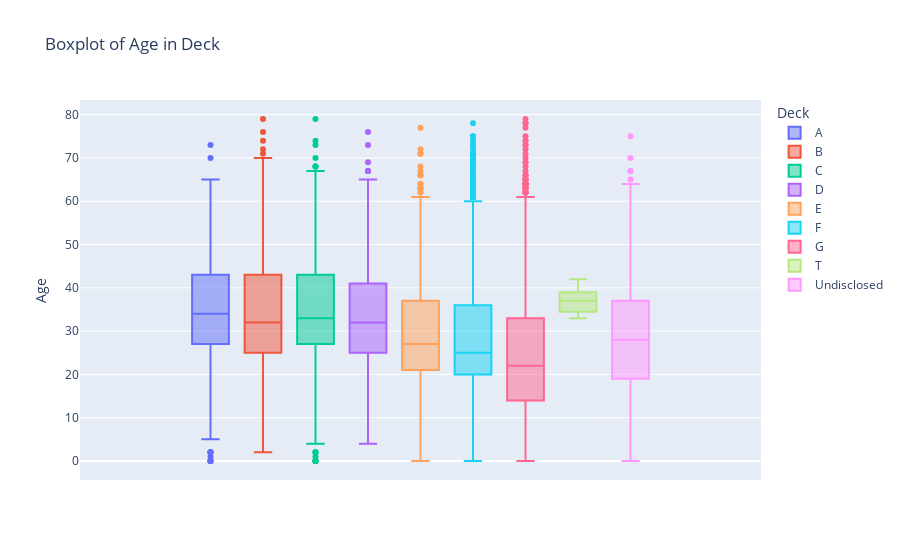

The code cell stored with this chart in its notebook:
### Code cell
viz.simple_boxplot(df_viz,'Age' ,'Deck')

### Figure 1 — Plotly figure (JSON) as saved in the notebook; plotly's stock layout.template omitted (floating-point values rounded to 4 significant figures; data arrays with more than 128 entries replaced by an {"elided": "..."} marker saying what was removed)
{"data": [{"alignmentgroup": "True", "hovertemplate": "Deck=A<br>Age=%{y}<extra></extra>", "legendgroup": "A", "marker": {"color": "#636efa"}, "name": "A", "notched": false, "offsetgroup": "A", "orientation": "v", "showlegend": true, "type": "box", "x0": " ", "xaxis": "x", "y": {"elided": "256 mixed values"}, "y0": " ", "yaxis": "y"}, {"alignmentgroup": "True", "hovertemplate": "Deck=B<br>Age=%{y}<extra></extra>", "legendgroup": "B", "marker": {"color": "#EF553B"}, "name": "B", "notched": false, "offsetgroup": "B", "orientation": "v", "showlegend": true, "type": "box", "x0": " ", "xaxis": "x", "y": {"elided": "779 mixed values"}, "y0": " ", "yaxis": "y"}, {"alignmentgroup": "True", "hovertemplate": "Deck=C<br>Age=%{y}<extra></extra>", "legendgroup": "C", "marker": {"color": "#00cc96"}, "name": "C", "notched": false, "offsetgroup": "C", "orientation": "v", "showlegend": true, "type": "box", "x0": " ", "xaxis": "x", "y": {"elided": "747 mixed values"}, "y0": " ", "yaxis": "y"}, {"alignmentgroup": "True", "hovertemplate": "Deck=D<br>Age=%{y}<extra></extra>", "legendgroup": "D", "marker": {"color": "#ab63fa"}, "name": "D", "notched": false, "offsetgroup": "D", "orientation": "v", "showlegend": true, "type": "box", "x0": " ", "xaxis": "x", "y": {"elided": "478 mixed values"}, "y0": " ", "yaxis": "y"}, {"alignmentgroup": "True", "hovertemplate": "Deck=E<br>Age=%{y}<extra></extra>", "legendgroup": "E", "marker": {"color": "#FFA15A"}, "name": "E", "notched": false, "offsetgroup": "E", "orientation": "v", "showlegend": true, "type": "box", "x0": " ", "xaxis": "x", "y": {"elided": "876 mixed values"}, "y0": " ", "yaxis": "y"}, {"alignmentgroup": "True", "hovertemplate": "Deck=F<br>Age=%{y}<extra></extra>", "legendgroup": "F", "marker": {"color": "#19d3f3"}, "name": "F", "notched": false, "offsetgroup": "F", "orientation": "v", "showlegend": true, "type": "box", "x0": " ", "xaxis": "x", "y": {"elided": "2794 mixed values"}, "y0": " ", "yaxis": "y"}, {"alignmentgroup": "True", "hovertemplate": "Deck=G<br>Age=%{y}<extra></extra>", "legendgroup": "G", "marker": {"color": "#FF6692"}, "name": "G", "notched": false, "offsetgroup": "G", "orientation": "v", "showlegend": true, "type": "box", "x0": " ", "xaxis": "x", "y": {"elided": "2559 mixed values"}, "y0": " ", "yaxis": "y"}, {"alignmentgroup": "True", "hovertemplate": "Deck=T<br>Age=%{y}<extra></extra>", "legendgroup": "T", "marker": {"color": "#B6E880"}, "name": "T", "notched": false, "offsetgroup": "T", "orientation": "v", "showlegend": true, "type": "box", "x0": " ", "xaxis": "x", "y": [33, 37, 35, 38, 42], "y0": " ", "yaxis": "y"}, {"alignmentgroup": "True", "hovertemplate": "Deck=Undisclosed<br>Age=%{y}<extra></extra>", "legendgroup": "Undisclosed", "marker": {"color": "#FF97FF"}, "name": "Undisclosed", "notched": false, "offsetgroup": "Undisclosed", "orientation": "v", "showlegend": true, "type": "box", "x0": " ", "xaxis": "x", "y": {"elided": "199 mixed values"}, "y0": " ", "yaxis": "y"}], "layout": {"boxmode": "group", "legend": {"title": {"text": "Deck"}, "tracegroupgap": 0}, "title": {"text": "Boxplot of Age in Deck"}, "xaxis": {"anchor": "y", "domain": [0, 1]}, "yaxis": {"anchor": "x", "domain": [0, 1], "title": {"text": "Age"}}}}
